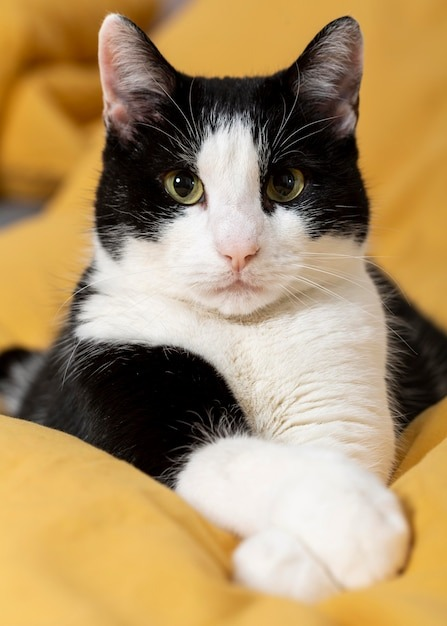
#> input picture Python/OpenCV/imgs/gato.jpg, 447 x 626 px, found by its file name
$ python histogram.py
#> lines starting #> are read from the running program, lines starting #| are printed output that depends on the picture
import cv2 as cv
import matplotlib.pyplot as plt
import numpy as np


img = cv.imread('imgs/gato.jpg')
#> img is the input picture: shape (626, 447, 3); mean B, G, R 102.2, 144.8, 172.4

blank = np.zeros(img.shape[:2], dtype='uint8')

# grey = cv.cvtColor(img, cv.COLOR_BGR2GRAY)

mask = cv.circle(
    blank.copy(), (blank.shape[1]//2, blank.shape[0]//2), 200, 255, thickness=-1)

masked = cv.bitwise_and(img, img, mask=mask)
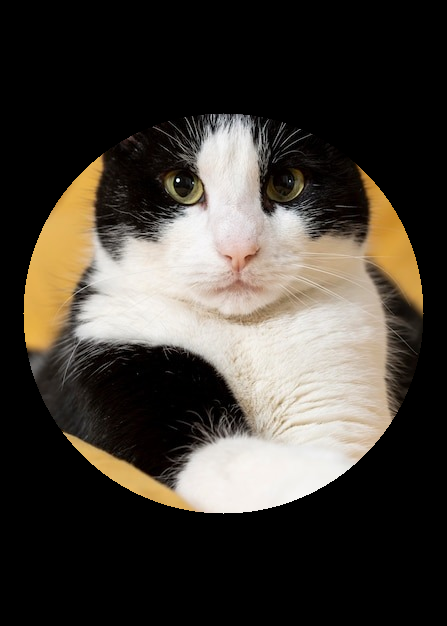
#> masked: shape (626, 447, 3); mean B, G, R 54.8, 62.1, 67.6
cv.imshow('Mascara', masked)

# [12 lines of commented-out code are left out]
plt.figure()
plt.title('Color Scale Histogram')
plt.xlabel('Bins')
plt.ylabel('# of Pixels ')
colors = ('b', 'g', 'r')
for i, col in enumerate(colors):
    hist = cv.calcHist([img], [i], mask, [256], [0, 256])
    plt.plot(hist, color=col)
    plt.xlim([0, 256])
plt.show()
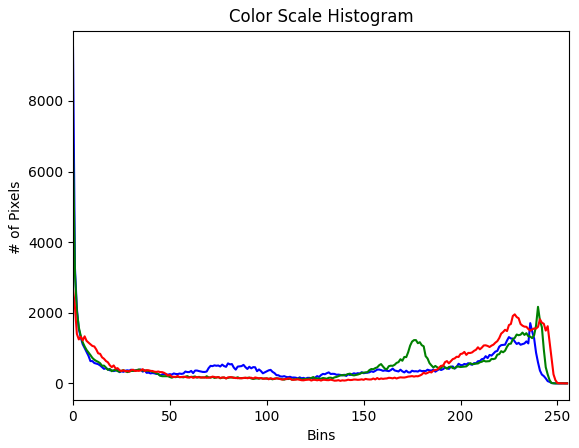
#> figure drawn by matplotlib, 1 panel; curve peaks at x = 0, y = 9518; curve peaks at x = 0, y = 6747; curve peaks at x = 0, y = 2672

cv.waitKey(0)
